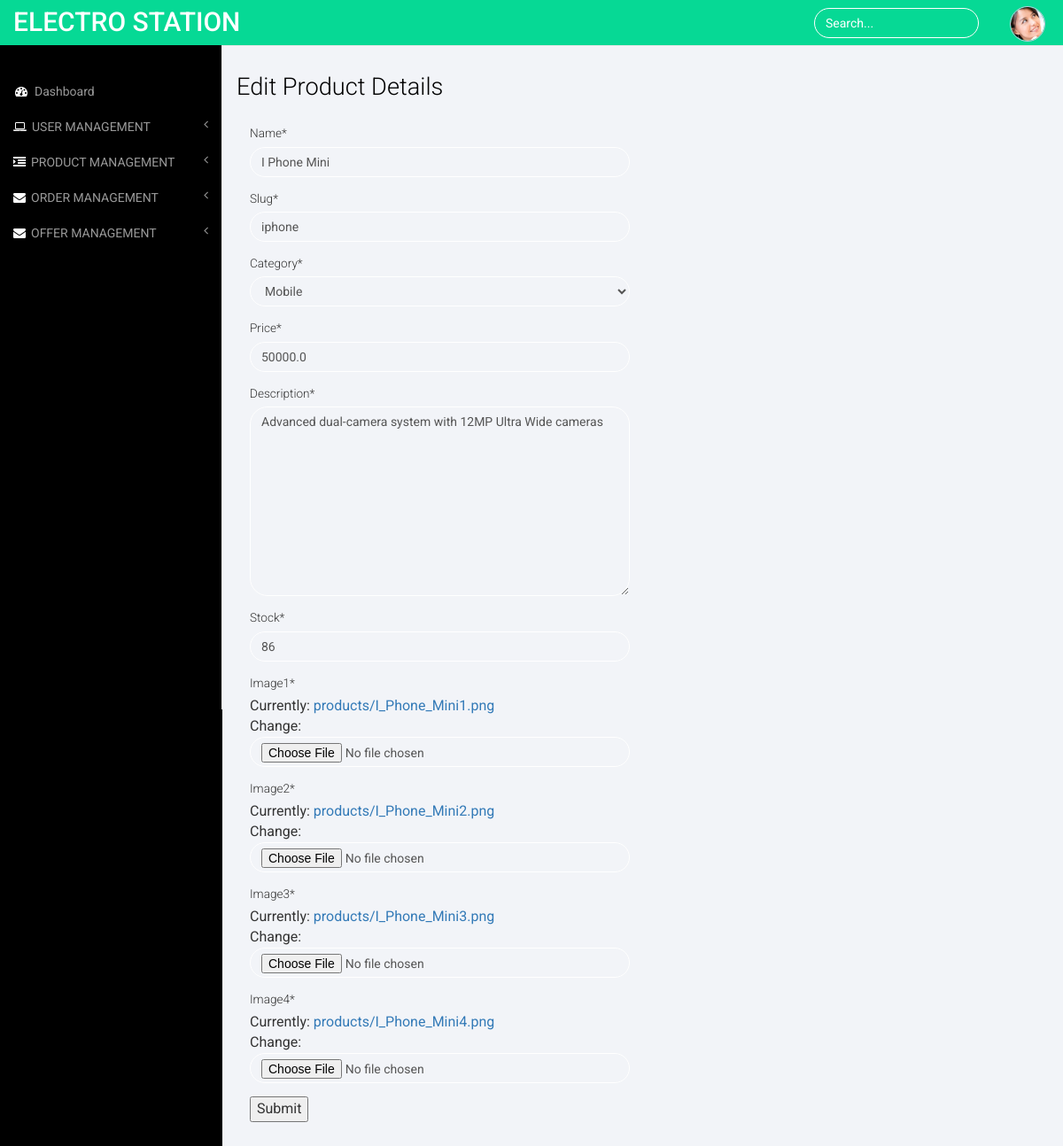
Screenshot of /edit_product/iphone/ (signed in) with the database file from the repository.
### ecomapp/models.py (models this page shows, shortened)
class Product(models.Model):
    name=models.CharField(max_length=100,null=True)
    slug=models.SlugField(unique=True)
    category = models.ForeignKey(Category, on_delete=models.CASCADE)
    price=models.FloatField()
    description = models.TextField()
    stock = models.IntegerField()
    image1=models.ImageField(upload_to="products")
    image2=models.ImageField(upload_to="products",default='')
    image3=models.ImageField(upload_to="products",default='')
    image4=models.ImageField(upload_to="products",default='')
    offer_price=models.FloatField(null=True)
    offer_percentage= models.FloatField(null=True)

class Category(models.Model):
    name=models.CharField(max_length=100,null=True)
    slug= models.SlugField(unique=True)
    def __str__(self):
        return self.name

### ecomapp/views.py (the view)
# urls.py: path('edit_product/<slug:slug>/',views.edit_product,name='edit_product'),
@cache_control(no_cache=True, must_revalidate=True, no_store=True)
def edit_product(request,slug):
    if request.session.has_key('is_logged'):
        pro = Product.objects.get(slug=slug)
        form = Addproduct(instance=pro)
        if request.method == 'POST':
            form = Addproduct(request.POST,request.FILES,instance=pro)
            if form.is_valid():
                form.save()
                return redirect('admin_product_details')
        context={'form':form}
        return render(request,'editproduct.html',context)
    else:
        return redirect('admin_login')

### ecomapp/forms.py
class Addproduct(forms.ModelForm):
    class Meta:
        model = Product
        fields = ['name','slug','category','price','description','stock','image1','image2','image3','image4']
    def __init__(self,*args,**kwargs):
        super(Addproduct,self).__init__(*args,**kwargs)
        for field in self.fields:
            self.fields[field].widget.attrs['class']='form-control'

### ecomapp/context_processors.py (called while the page is built)
def menu_link(request):
    links = Category.objects.all()
    return dict(links=links)

def counter(request):
    cart_count=0
    if 'admin' in request.path:
        return{}
    else:
        try:
            cart= Cart.objects.filter(cart_id=_cart_id(request))
            if request.user.is_authenticated:
                cart_items=CartItem.objects.all().filter(user=request.user)
            else:
                cart_items= CartItem.objects.all().filter(cart=cart[:1])
            for cart_item in cart_items:
                cart_count += cart_item.quantity
        except Cart.DoesNotExist:
            cart_count =0
    return dict(cart_count=cart_count)

### ecomapp/views.py (called while the page is built)
def _cart_id(request):
    cart= request.session.session_key
    if not cart:
        cart=request.session.create()
    return cart

### templates/editproduct.html (shortened to what this page needs)
{% load static %}
{% load crispy_forms_tags %}
<!DOCTYPE HTML>
<html>
<head>
<link href="{% static 'css/bootstrap.min.css' %}" rel='stylesheet' type='text/css' />
<link href="{% static 'css/style.css' %}" rel='stylesheet' type='text/css' />
<link href="{% static 'css/font-awesome.css' %}" rel="stylesheet">
</head>
<body>
<div id="wrapper">
        <nav class="top1 navbar navbar-default navbar-static-top" role="navigation" style="margin-bottom: 0">
            <div class="navbar-header">
                <a class="navbar-brand" href="index.html">ELECTRO STATION</a>
            </div>
            <ul class="nav navbar-nav navbar-right">
			    <li class="dropdown">
	        		<a href="#" class="dropdown-toggle avatar" data-toggle="dropdown"><img src="{% static 'images/1.png' %}" alt=""/></a>
	      		</li>
			</ul>
      <form class="navbar-form navbar-right">
        <input type="text" class="form-control" value="Search..." onfocus="this.value = '';" onblur="if (this.value == '') {this.value = 'Search...';}">
      </form>
      <div class="navbar-default sidebar" role="navigation">
          <div class="sidebar-nav navbar-collapse">
              <ul class="nav" id="side-menu">
                  <li>
                      <a href="{% url 'admin_panel' %}"><i class="fa fa-dashboard fa-fw nav_icon"></i>Dashboard</a>
                  </li>
                  <li>
                      <a href="#"><i class="fa fa-laptop nav_icon"></i>USER MANAGEMENT<span class="fa arrow"></span></a>
                  </li>
                  <li>
                    <a href="#"><i class="fa fa-indent nav_icon"></i>PRODUCT MANAGEMENT<span class="fa arrow"></span></a>
                </li>
                  <li>
                      <a href="#"><i class="fa fa-envelope nav_icon"></i>ORDER MANAGEMENT<span class="fa arrow"></span></a>
                  </li>
                  <li>
                    <a href="#"><i class="fa fa-envelope nav_icon"></i>OFFER MANAGEMENT<span class="fa arrow"></span></a>
                </li>
              </ul>
          </div>
      </div>
  </nav>
        <div id="page-wrapper">
        <div class="col-md-12 graphs">
	   <div class="xs">
  	 <h3>Edit Product Details</h3>
        <div class="col-sm-6">
         <form method='POST' enctype="multipart/form-data">
            {{ form|crispy }}
            <input type="submit">
            </form>
        </div>
   </div>
      </div>
   </div>
<link href="{% static 'css/custom.css' %}" rel="stylesheet">
</body>
</html>

### static/css/style.css (style rules this page uses)
h4, h5, h6, h1, h2, h3 { margin-top: 0; }
ul, ol { margin: 0; }
html, body { font-family: 'Roboto', sans-serif; font-size: 100%; background:#000; overflow-x: hidden; }
body a { transition:0.5s all; -webkit-transition:0.5s all; -moz-transition:0.5s all; -o-transition:0.5s all; -ms-transition:0.5s all; }
.navbar .navbar-nav li a { padding: 0 10px; line-height: 56px; position: relative; }
.navbar .navbar-nav li .dropdown-toggle.avatar img { height: 40px; -webkit-border-radius: 50em; -moz-border-radius: 50em; border-radius: 50em; border: 1px solid #c0cadd; margin-top: -4px; }
.navbar-default.sidebar { background-color: #000; font-family: 'Roboto', sans-serif; }
nav.top1.navbar.navbar-default.navbar-static-top { background-color:rgb(6, 217, 149); font-family: 'Roboto', sans-serif; }
.navbar-default .navbar-brand { color: #fff !important; font-size: 30px; font-weight: 500; }
.navbar-right { margin-right: 10px !important; }
.navbar-right li { display:inline-block; }
i.nav_icon { color: #fff; margin-right:6px; }
.sidebar ul li a { color: #999; font-size:14px; }
.form-control { background: none !important; border: 1px solid #fff !important; border-radius: 20px !important; box-shadow: none !important; }
.navbar-form.navbar-right input[type="text"] { color: #fff; }
form.navbar-form.navbar-right { margin:9px 0 0 0; }
ul.nav.navbar-nav.navbar-right { height: 51px; }
.sidebar-nav.navbar-collapse { margin: 2em 0 0 0; }
.graphs { padding: 2em 1em; background: #f2f4f8; font-family: 'Roboto', sans-serif; }
.xs h3, .widget_head { color:#000; font-size:1.7em; font-weight:300; margin-bottom: 1em; }
.radio label, .checkbox label, label { font-size: 0.85em; font-weight:300; vertical-align: middle; }

### static/css/custom.css (style rules this page uses)
#wrapper { width: 100%; }
#page-wrapper { min-height: 568px; background-color: #fff; }
@media (min-width:768px) { #page-wrapper { position: inherit; margin: 0 0 0 250px; border-left: 1px solid #e7e7e7; } }
.sidebar .sidebar-nav.navbar-collapse { padding-right: 0; padding-left: 0; }
.sidebar .arrow { float: right; }
.sidebar .fa.arrow:before { content: "\f104"; }
@media (min-width:768px) { .sidebar { z-index: 1; position: absolute; width: 250px; margin-top: 51px; } }

### rows the page displays
Product: name "I Phone Mini", slug "iphone", category "Mobile", price "50000.0", description "Advanced dual-camera system with 12MP Ultra Wide cameras", stock "86"
